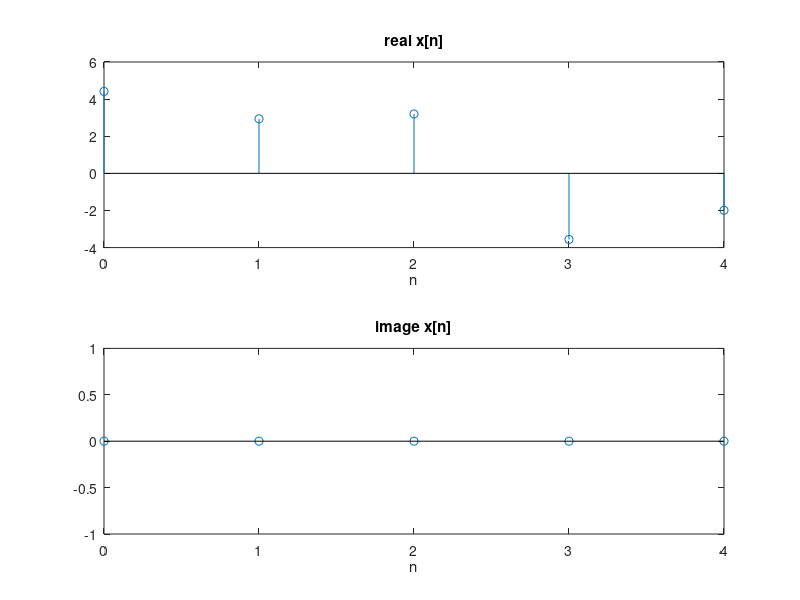
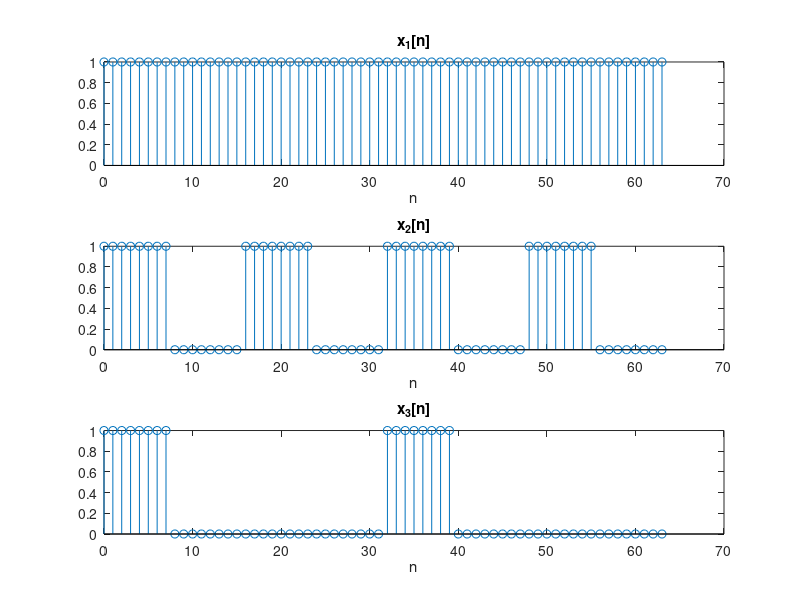
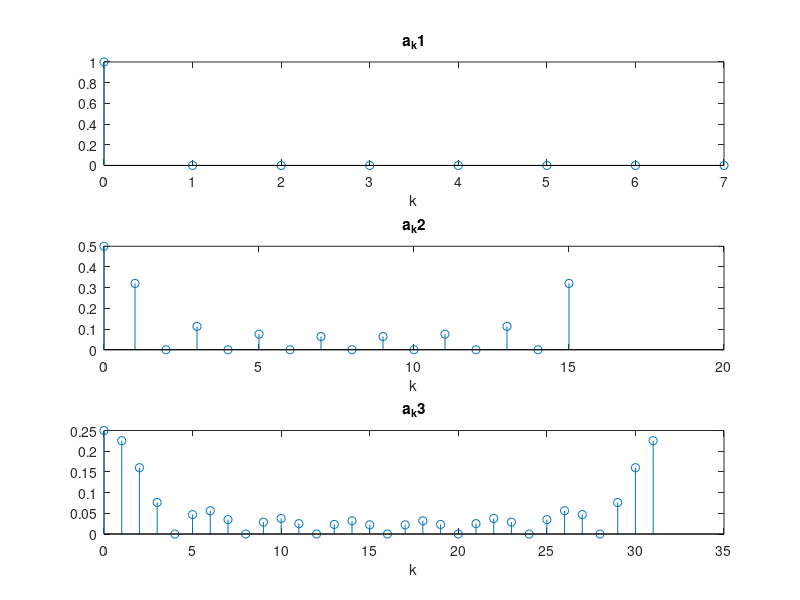
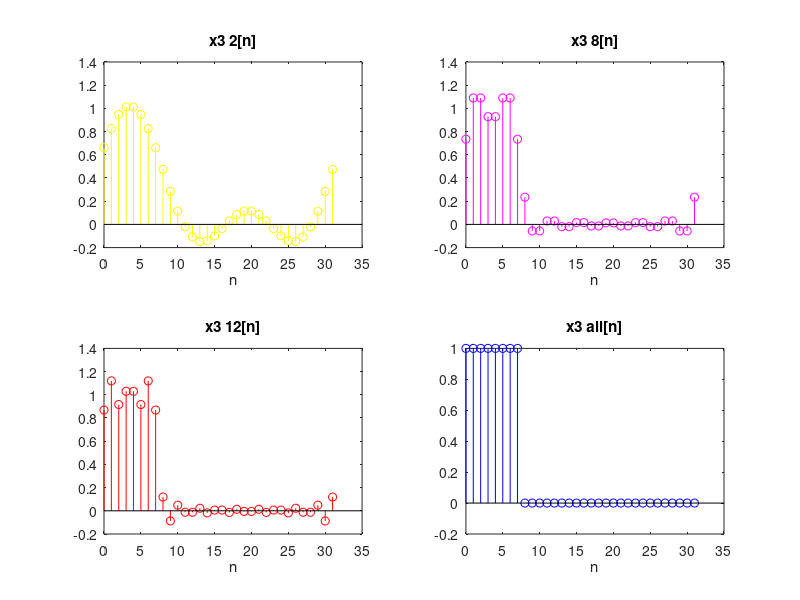

MATLAB code to generate these figures, in order:
% 3.5(a)通过变换可以得到x[n]=1+2cos(4pi/5 n+pi/4)+4cos(8pi/5 n+pi/3),所以是实的。
% 3.5(b)因为N=5,所以
% a0=1,a1=a-4=2*exp(-j*pi/3),a2=exp(j*pi/4),a3=a-2=exp(-j*pi/4),a4=2*exp(j*pi/3);

% 3.5(b)
a=[1 2*exp(-j*pi/3) exp(j*pi/4) exp(-j*pi/4) 2*exp(j*pi/3)];

% 3.5(c)
n=0:1:4;
x=5*ifft(a);
subplot(2,1,1);
stem(n,real(x));
xlabel('n');
title('real x[n]');
subplot(2,1,2);
stem(n,imag(x));
xlabel('n');
title('image x[n]');

saveas(gcf, "plots/P3_5_c_out.png");
close;

% 3.5(d)
n=0:1:63;
n1=0:1:7;
n2=0:1:15;
n3=0:1:31;
x1=ones(1,8);
x2=[ones(1,8) zeros(1,8)];
x3=[ones(1,8) zeros(1,24)];
x_1=[x1 x1 x1 x1 x1 x1 x1 x1];
x_2=[x2 x2 x2 x2];
x_3=[x3 x3];
subplot(3,1,1);
stem(n,x_1)
xlabel('n');
title('x_1[n]');
subplot(3,1,2);
stem(n,x_2)
xlabel('n');
title('x_2[n]');
subplot(3,1,3);
stem(n,x_3)
xlabel('n');
title('x_3[n]');

saveas(gcf, "plots/P3_5_d_out.png");
close;

% 3.5(e)
a1=1/8*fft(x1);
a2=1/16*fft(x2);
a3=1/32*fft(x3);
subplot(3,1,1);
stem(n1,abs(a1));
xlabel('k');
title('a_k1');
subplot(3,1,2);
stem(n2,abs(a2));
xlabel('k');
title('a_k2');
subplot(3,1,3);
stem(n3,abs(a3));
xlabel('k');
title('a_k3');

saveas(gcf, "plots/P3_5_e_out.png");
close;

% 3.5(f)
m=0:1:31;
a3_2=[a3(1:3) zeros(1,27) a3(31:32)];
a3_8=[a3(1:9) zeros(1,15) a3(25:32)];
a3_12=[a3(1:13) zeros(1,7) a3(21:32)];
a3_all=a3;

x3_2=32*ifft(a3_2);
x3_8=32*ifft(a3_8);
x3_12=32*ifft(a3_12);
x3_all=32*ifft(a3_all);

subplot(2,2,1);
stem(m,x3_2,'y');
xlabel('n');
title('x3 2[n]');

subplot(2,2,2);
stem(m,x3_8,'m');
xlabel('n');
title('x3 8[n]');

subplot(2,2,3);
stem(m,x3_12,'r');
xlabel('n');
title('x3 12[n]');

subplot(2,2,4);
stem(m,x3_all,'b');
xlabel('n');
title('x3 all[n]');

saveas(gcf, "plots/P3_5_f_out.png");
close;

% 3.5(g)
subplot(2,1,1);
stem(m,real(x3_all),'r');
xlabel('n');
title('real(x3 all[n])');

subplot(2,1,2);
stem(m,imag(x3_all),'g');
xlabel('n');
title('imag(x3 all[n])');

saveas(gcf, "plots/P3_5_g_out.png");
close;

% 3,5(h)
a3_5=[a3(1:3) zeros(1,27) a3(31:32)];
a3_15=[a3(1:8) zeros(1,17) a3(26:32)];
a3_25=[a3(1:13) zeros(1,7) a3(21:32)];
a3_29=[a3(1:15) zeros(1,3) a3(19:32)];
a3_32=a3;

x3_5=32*ifft(a3_5);
x3_15=32*ifft(a3_15);
x3_25=32*ifft(a3_25);
x3_29=32*ifft(a3_29);
x3_32=32*ifft(a3_32);

subplot(3,2,1);
stem(m,x3_5,'y');
xlabel('n');
title('use 5 series');

subplot(3,2,2);
stem(m,x3_15,'m');
xlabel('n');
title('use 15 series');

subplot(3,2,3);
stem(m,x3_25,'r');
xlabel('n');
title('use 25 series');

subplot(3,2,4);
stem(m,x3_29,'b');
xlabel('n');
title('use 29 series');

subplot(3,2,5);
stem(m,x3_32,'b');
xlabel('n');
title('use 32 series');

saveas(gcf, "plots/P3_5_h_out.png");
close;

